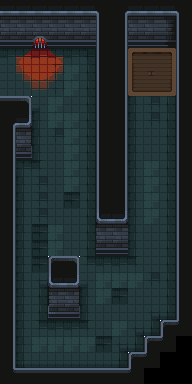

This is a level from a 2D game, rendered from its Tiled map with the project's own tilesets. A one-line summary and the complete map file follow:
An orthogonal 12x24 tile map with 16x16 px tiles, 1 tile layer (Tile Layer 1), 2 tilesets.

<map version="1.10" tiledversion="1.10.2" orientation="orthogonal" renderorder="right-down" width="12" height="24" tilewidth="16" tileheight="16" infinite="0" nextlayerid="4" nextobjectid="1">
 <tileset firstgid="1" source="DungeonTiles2.tsx" />
 <tileset firstgid="626" source="Props.tsx" />
 <layer id="1" name="Tile Layer 1" width="12" height="24">
  <data encoding="csv">
2,2,2,2,2,2,105,104,2,2,3,105,
27,27,27,27,27,27,130,129,27,27,28,130,
52,52,452,52,52,52,130,129,52,52,53,130,
6,476,477,478,6,7,130,129,18,19,20,130,
31,501,502,503,82,32,130,129,43,44,45,130,
31,526,527,528,82,32,130,129,68,69,70,130,
77,78,10,82,31,32,130,129,30,81,32,130,
104,103,30,82,82,32,130,129,30,81,32,130,
129,128,30,81,82,32,130,129,30,31,32,130,
129,153,30,31,82,32,130,129,30,31,32,130,
129,5,60,31,82,32,130,129,30,82,32,130,
129,30,81,31,82,32,130,129,30,82,32,130,
129,30,81,31,80,32,130,129,30,82,32,130,
129,30,81,31,31,32,101,103,30,82,32,130,
129,30,80,82,31,32,27,27,30,31,32,130,
129,30,80,82,31,32,52,52,30,31,32,130,
129,30,80,76,78,58,6,6,60,31,32,130,
129,30,8,101,103,10,82,82,82,81,32,130,
129,30,33,126,128,35,82,80,31,31,32,130,
129,30,33,151,153,35,31,31,31,8,57,130,
129,30,58,6,6,60,31,82,8,57,76,155,
129,30,82,82,82,82,80,8,57,76,155,487,
129,55,56,56,56,56,56,57,76,155,487,487,
154,77,77,77,77,77,77,77,155,487,487,487
</data>
 </layer>
</map>
